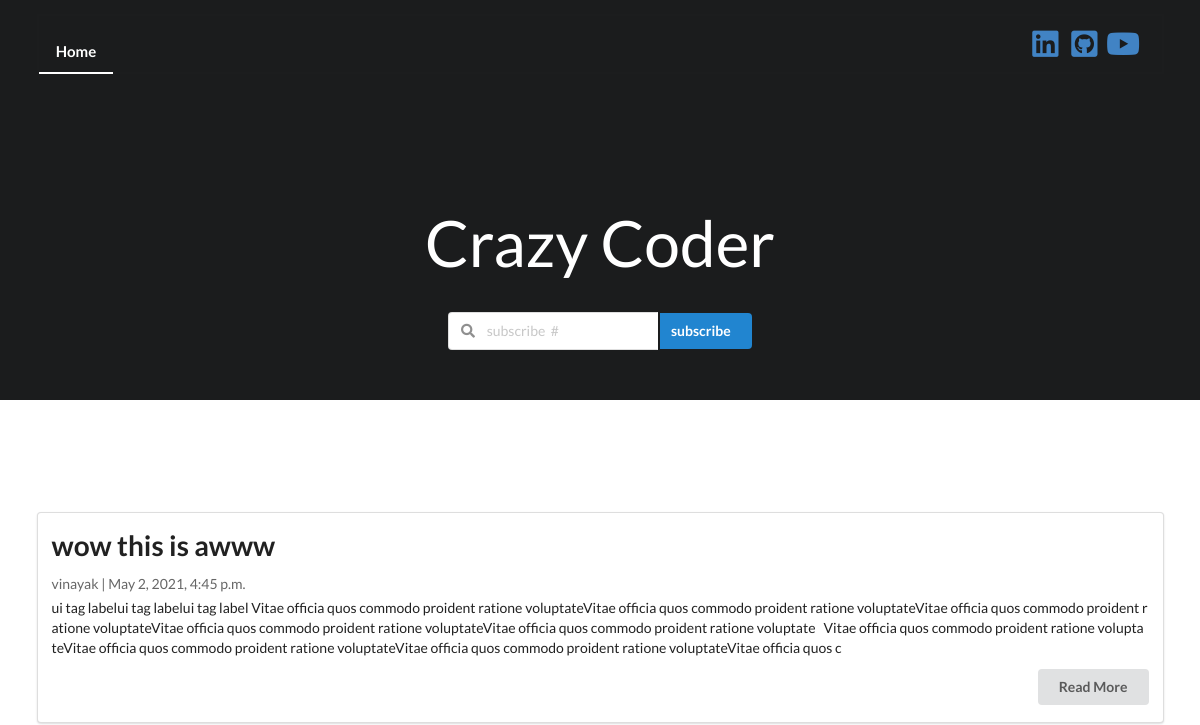
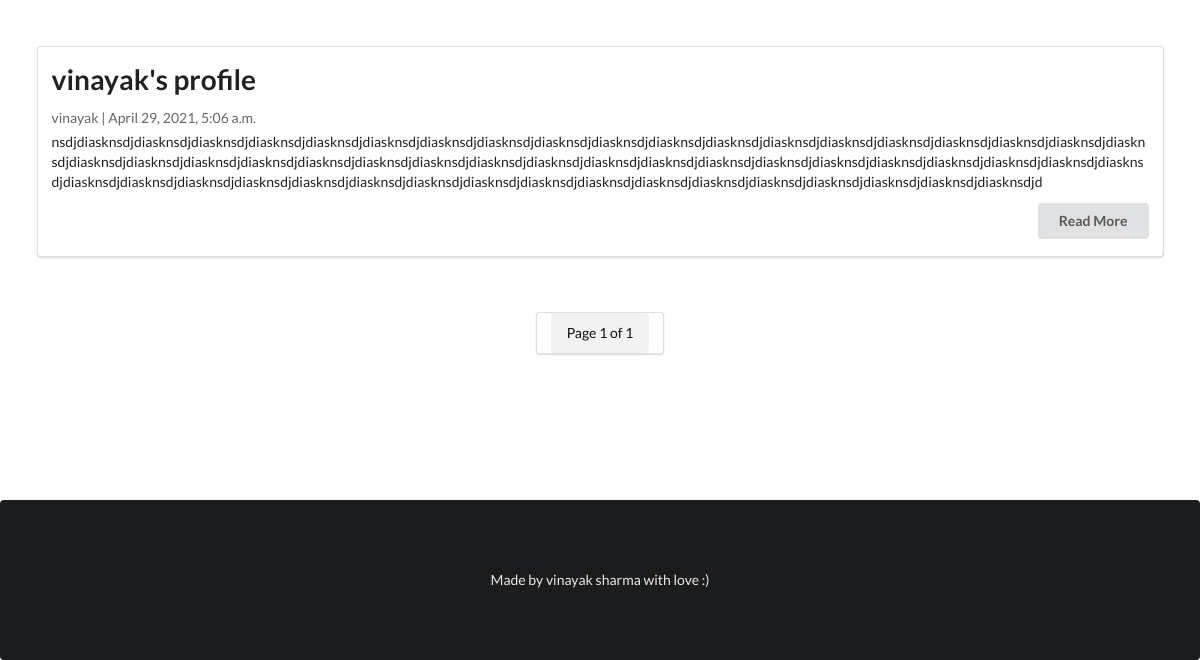
Before: / with the older database file (2 pictures, top to bottom).
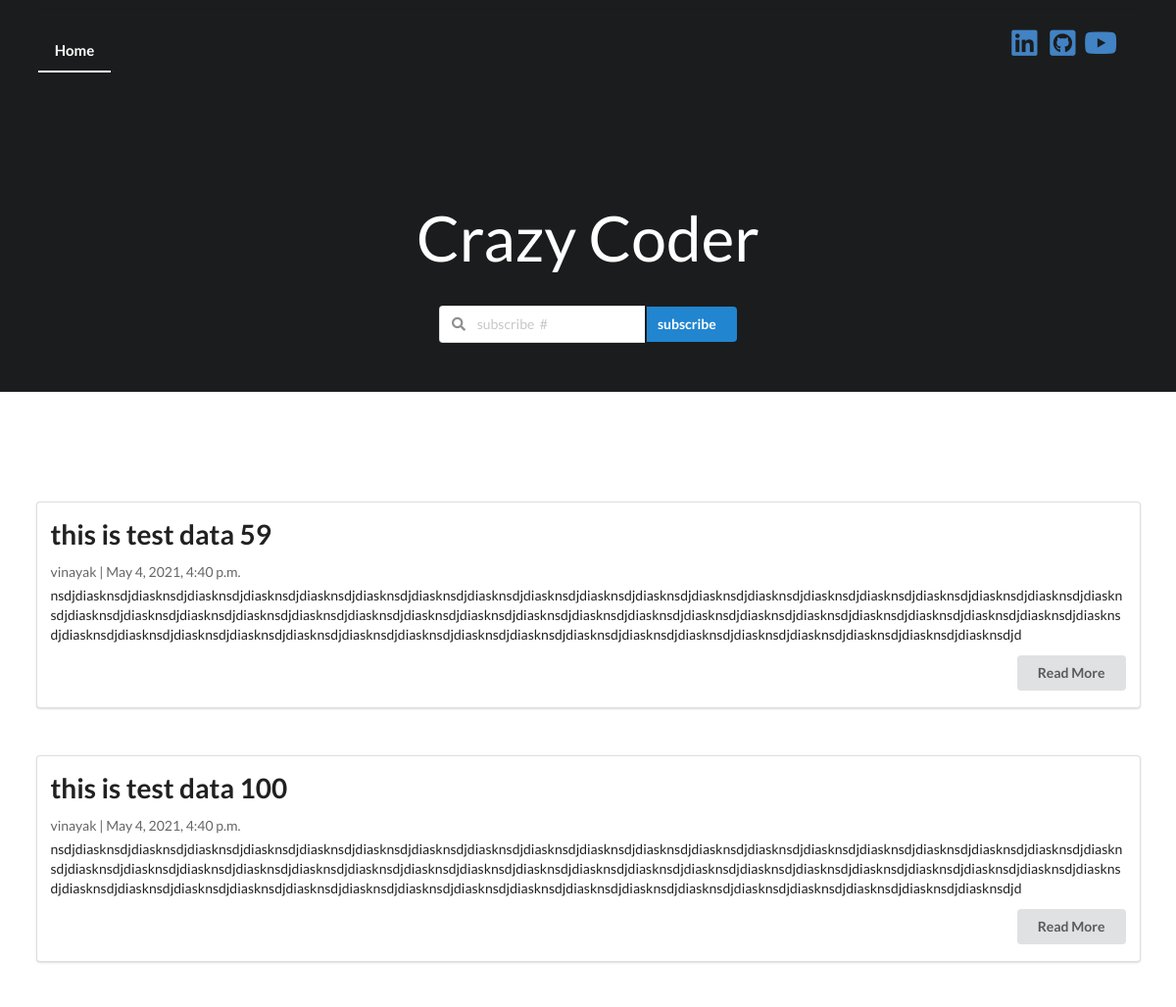
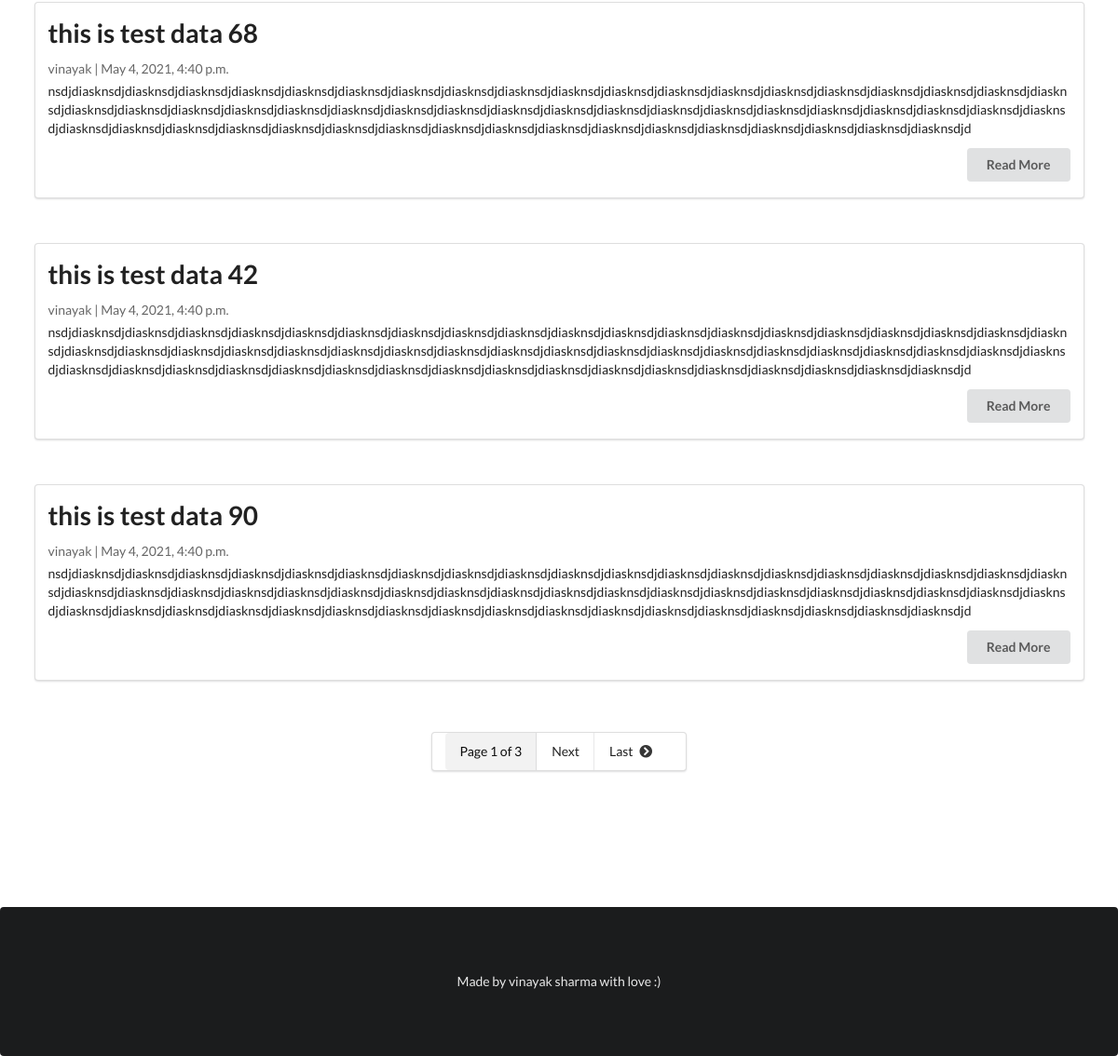
After: the same page with the newer database file (2 pictures, top to bottom).
### posts/models.py (models this page shows, shortened)
class Post(models.Model):
    title = models.CharField(max_length=200, unique=True)
    slug = models.SlugField(max_length=200, unique=True)
    author = models.ForeignKey(
        User, on_delete=models.CASCADE, related_name="blog_posts"
    )
    updated_on = models.DateTimeField(auto_now=True)
    content = RichTextUploadingField(blank=False)
    created_on = models.DateTimeField(auto_now_add=True)
    status = models.IntegerField(choices=STATUS, default=0)
    class Meta:
        ordering = ["-created_on"]

### home/views.py (the view)
# urls.py: 2. Add a URL to urlpatterns:  path('', views.home, name='home')
class home(generic.ListView):
    paginate_by = 5
    queryset = Post.objects.filter(status=1).order_by("-created_on")
    template_name = "posts/index.html"

### templates/posts/index.html (shortened to what this page needs)
{% extends "base.html" %}
{% block container %}
<div class="ui  items">
  {% for post in post_list %}
    <div class="item" style="word-break:break-all">
      <div class="ui segment">
        <div class="middle aligned content" >
          <h3 class="header">
            {{ post.title }}
          </h3>
          <div class="meta">{{ post.author }} | {{ post.created_on}}</div>
          <div class="description">
              {{post.content|striptags|slice:':500'|safe }}
          </div>
          <div class="extra">
            <a class="ui right floated button" href="{% url 'post_detail' post.slug  %}">Read More</a>
          </div>
        </div>
    </div>
  </div>
  <br/>
  {% endfor %}
</div>
<div class=" ui padded centered grid container">
    <div class="ui pagination menu">
      <a class="active item">
        Page {{ page_obj.number }} of {{ page_obj.paginator.num_pages }}
      </a>
      {% if page_obj.has_next %}
      <a class="item" href="?page={{ page_obj.next_page_number }}">Next</a>
      <a class="item" href="?page={{ page_obj.paginator.num_pages }}">Last &nbsp;<i class="chevron circle right icon"></i></a>
      {% endif %}
    </div>
</div>
<br/>
{% endblock container %}

### templates/base.html (shortened to what this page needs)
{% load static %}
<!DOCTYPE html>
<html>
  <head>
    <link
      rel="stylesheet"
      href="https://cdnjs.cloudflare.com/ajax/libs/semantic-ui/2.4.1/semantic.min.css"
      type="text/css"
    />
    <link rel="stylesheet" href="{% static 'base.css' %}" type="text/css" />
  </head>
  <div id="root">
    <div class="pusher">
      <div class="ui inverted vertical masthead center aligned segment">
        <div class="ui container">
          <div class="ui large secondary inverted pointing menu">
            <a href="{% url 'index' %}" class="active item">Home</a>
            <div class="right item">
              <a class="ui inverted">
                <i class="linkedin icon big"></i>
              </a>
              <a class="ui inverted">
                <i class="github square icon big"></i>
              </a>
              <a class="ui inverted">
                <i class="youtube icon big"></i>
              </a>
            </div>
          </div>
        </div>
        {% block header %}
        <div class="ui text container">
          <h1 class="ui inverted header">Crazy Coder</h1>
              <form class="ui center aligned basic segment" action="{% url 'subscribe' %}" method="POST">
                  <div class="ui left icon action input">
                    <input type="text" placeholder="subscribe  #" />
                    </div>
                    <button type="submit" class="ui right attached  blue submit button">subscribe</button>
              </form>
          </div>
        {% endblock header %}
      </div>
    </div>
      <div class="ui vertical stripe container">
        {% block container %} {% endblock container %}
      </div>
      {% include 'snippets/footer.html' %}
    </div>
  </body>
</html>

### templates/snippets/footer.html
<div class="ui inverted footer segment">
  <div class="ui center aligned container">
    <div class="text "> Made by vinayak sharma with love :) </div>
  </div>
</div>

### static/base.css (style rules this page uses)
.masthead.segment { min-height: 400px; padding: 1em 0em; }
.masthead h1.ui.header { margin-top: 2em; margin-bottom: 0em; font-size: 4em; font-weight: normal; }
.ui.vertical.stripe { padding: 8em 0em; }
.ui.vertical.stripe h3 { font-size: 2em; }
.footer.segment { padding: 5em 0em; }

Changed rows visible on the page:
no longer on this page (row unchanged): Post: title "wow this is awww", author "vinayak", created_on "May 2, 2021, 4:45 p.m.", content "ui tag labelui tag labelui tag label Vitae officia quos commodo proident ratione voluptateVitae officia quos commodo proident ratione voluptateVitae officia quos commodo proident ratione voluptateVitae officia quos commodo proident ratione voluptateVitae officia quos commodo proident ratione voluptate Vitae officia quos commodo proident ratione voluptateVitae officia quos commodo proident ratione voluptateVitae officia quos commodo proident ratione voluptateVitae officia quos c"
no longer on this page (row unchanged): Post: title "vinayak's profile", author "vinayak", created_on "April 29, 2021, 5:06 a.m.", content "nsdjdiasknsdjdiasknsdjdiasknsdjdiasknsdjdiasknsdjdiasknsdjdiasknsdjdiasknsdjdiasknsdjdiasknsdjdiasknsdjdiasknsdjdiasknsdjdiasknsdjdiasknsdjdiasknsdjdiasknsdjdiasknsdjdiasknsdjdiasknsdjdiasknsdjdiasknsdjdiasknsdjdiasknsdjdiasknsdjdiasknsdjdiasknsdjdiasknsdjdiasknsdjdiasknsdjdiasknsdjdiasknsdjdiasknsdjdiasknsdjdiasknsdjdiasknsdjdiasknsdjdiasknsdjdiasknsdjdiasknsdjdiasknsdjdiasknsdjdiasknsdjdiasknsdjdiasknsdjdiasknsdjdiasknsdjdiasknsdjdiasknsdjdiasknsdjdiasknsdjdiasknsdjdiasknsdjdiasknsdjdiasknsdjd"
added Post: title "this is test data 59", author "vinayak", created_on "May 4, 2021, 4:40 p.m.", content "nsdjdiasknsdjdiasknsdjdiasknsdjdiasknsdjdiasknsdjdiasknsdjdiasknsdjdiasknsdjdiasknsdjdiasknsdjdiasknsdjdiasknsdjdiasknsdjdiasknsdjdiasknsdjdiasknsdjdiasknsdjdiasknsdjdiasknsdjdiasknsdjdiasknsdjdiasknsdjdiasknsdjdiasknsdjdiasknsdjdiasknsdjdiasknsdjdiasknsdjdiasknsdjdiasknsdjdiasknsdjdiasknsdjdiasknsdjdiasknsdjdiasknsdjdiasknsdjdiasknsdjdiasknsdjdiasknsdjdiasknsdjdiasknsdjdiasknsdjdiasknsdjdiasknsdjdiasknsdjdiasknsdjdiasknsdjdiasknsdjdiasknsdjdiasknsdjdiasknsdjdiasknsdjdiasknsdjdiasknsdjdiasknsdjd"
added Post: title "this is test data 100", author "vinayak", created_on "May 4, 2021, 4:40 p.m.", content "nsdjdiasknsdjdiasknsdjdiasknsdjdiasknsdjdiasknsdjdiasknsdjdiasknsdjdiasknsdjdiasknsdjdiasknsdjdiasknsdjdiasknsdjdiasknsdjdiasknsdjdiasknsdjdiasknsdjdiasknsdjdiasknsdjdiasknsdjdiasknsdjdiasknsdjdiasknsdjdiasknsdjdiasknsdjdiasknsdjdiasknsdjdiasknsdjdiasknsdjdiasknsdjdiasknsdjdiasknsdjdiasknsdjdiasknsdjdiasknsdjdiasknsdjdiasknsdjdiasknsdjdiasknsdjdiasknsdjdiasknsdjdiasknsdjdiasknsdjdiasknsdjdiasknsdjdiasknsdjdiasknsdjdiasknsdjdiasknsdjdiasknsdjdiasknsdjdiasknsdjdiasknsdjdiasknsdjdiasknsdjdiasknsdjd"
added Post: title "this is test data 68", author "vinayak", created_on "May 4, 2021, 4:40 p.m.", content "nsdjdiasknsdjdiasknsdjdiasknsdjdiasknsdjdiasknsdjdiasknsdjdiasknsdjdiasknsdjdiasknsdjdiasknsdjdiasknsdjdiasknsdjdiasknsdjdiasknsdjdiasknsdjdiasknsdjdiasknsdjdiasknsdjdiasknsdjdiasknsdjdiasknsdjdiasknsdjdiasknsdjdiasknsdjdiasknsdjdiasknsdjdiasknsdjdiasknsdjdiasknsdjdiasknsdjdiasknsdjdiasknsdjdiasknsdjdiasknsdjdiasknsdjdiasknsdjdiasknsdjdiasknsdjdiasknsdjdiasknsdjdiasknsdjdiasknsdjdiasknsdjdiasknsdjdiasknsdjdiasknsdjdiasknsdjdiasknsdjdiasknsdjdiasknsdjdiasknsdjdiasknsdjdiasknsdjdiasknsdjdiasknsdjd"
added Post: title "this is test data 42", author "vinayak", created_on "May 4, 2021, 4:40 p.m.", content "nsdjdiasknsdjdiasknsdjdiasknsdjdiasknsdjdiasknsdjdiasknsdjdiasknsdjdiasknsdjdiasknsdjdiasknsdjdiasknsdjdiasknsdjdiasknsdjdiasknsdjdiasknsdjdiasknsdjdiasknsdjdiasknsdjdiasknsdjdiasknsdjdiasknsdjdiasknsdjdiasknsdjdiasknsdjdiasknsdjdiasknsdjdiasknsdjdiasknsdjdiasknsdjdiasknsdjdiasknsdjdiasknsdjdiasknsdjdiasknsdjdiasknsdjdiasknsdjdiasknsdjdiasknsdjdiasknsdjdiasknsdjdiasknsdjdiasknsdjdiasknsdjdiasknsdjdiasknsdjdiasknsdjdiasknsdjdiasknsdjdiasknsdjdiasknsdjdiasknsdjdiasknsdjdiasknsdjdiasknsdjdiasknsdjd"
added Post: title "this is test data 90", author "vinayak", created_on "May 4, 2021, 4:40 p.m.", content "nsdjdiasknsdjdiasknsdjdiasknsdjdiasknsdjdiasknsdjdiasknsdjdiasknsdjdiasknsdjdiasknsdjdiasknsdjdiasknsdjdiasknsdjdiasknsdjdiasknsdjdiasknsdjdiasknsdjdiasknsdjdiasknsdjdiasknsdjdiasknsdjdiasknsdjdiasknsdjdiasknsdjdiasknsdjdiasknsdjdiasknsdjdiasknsdjdiasknsdjdiasknsdjdiasknsdjdiasknsdjdiasknsdjdiasknsdjdiasknsdjdiasknsdjdiasknsdjdiasknsdjdiasknsdjdiasknsdjdiasknsdjdiasknsdjdiasknsdjdiasknsdjdiasknsdjdiasknsdjdiasknsdjdiasknsdjdiasknsdjdiasknsdjdiasknsdjdiasknsdjdiasknsdjdiasknsdjdiasknsdjdiasknsdjd"
Other visible differences:
{{ page_obj.paginator.num_pages }}: "1" → "3"
text now shown: "Next Last"
